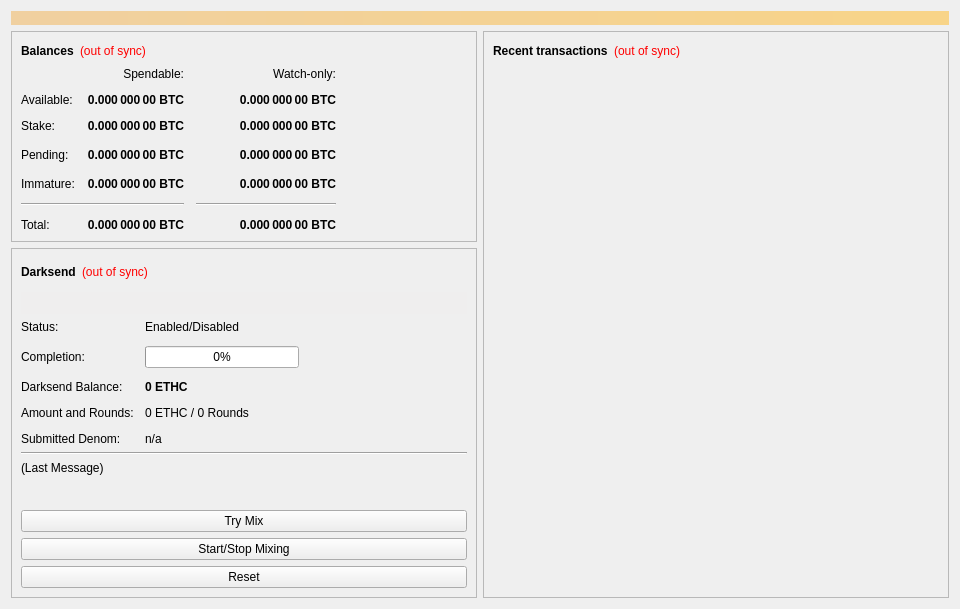
<?xml version="1.0" encoding="UTF-8"?>
<ui version="4.0">
 <class>OverviewPage</class>
 <widget class="QWidget" name="OverviewPage">
  <property name="geometry">
   <rect>
    <x>0</x>
    <y>0</y>
    <width>960</width>
    <height>594</height>
   </rect>
  </property>
  <property name="minimumSize">
   <size>
    <width>960</width>
    <height>0</height>
   </size>
  </property>
  <property name="windowTitle">
   <string>Form</string>
  </property>
  <layout class="QVBoxLayout" name="topLayout">
   <item>
    <widget class="QLabel" name="labelAlerts">
     <property name="visible">
      <bool>false</bool>
     </property>
     <property name="styleSheet">
      <string notr="true">background-color: qlineargradient(x1: 0, y1: 0, x2: 1, y2: 0, stop:0 #F0D0A0, stop:1 #F8D488); color:#000000;</string>
     </property>
     <property name="wordWrap">
      <bool>true</bool>
     </property>
     <property name="margin">
      <number>3</number>
     </property>
    </widget>
   </item>
   <item>
    <layout class="QHBoxLayout" name="horizontalLayout" stretch="1,1">
     <item>
      <layout class="QVBoxLayout" name="verticalLayout_2">
       <item>
        <widget class="QFrame" name="frame">
         <property name="frameShape">
          <enum>QFrame::StyledPanel</enum>
         </property>
         <property name="frameShadow">
          <enum>QFrame::Raised</enum>
         </property>
         <layout class="QVBoxLayout" name="verticalLayout_4">
          <item>
           <layout class="QHBoxLayout" name="horizontalLayout_4">
            <item>
             <widget class="QLabel" name="label_5">
              <property name="font">
               <font>
                <weight>75</weight>
                <bold>true</bold>
               </font>
              </property>
              <property name="text">
               <string>Balances</string>
              </property>
             </widget>
            </item>
            <item>
             <widget class="QLabel" name="labelWalletStatus">
              <property name="cursor">
               <cursorShape>WhatsThisCursor</cursorShape>
              </property>
              <property name="toolTip">
               <string>The displayed information may be out of date. Your wallet automatically synchronizes with the EthereumCash network after a connection is established, but this process has not completed yet.</string>
              </property>
              <property name="styleSheet">
               <string notr="true">QLabel { color: red; }</string>
              </property>
              <property name="text">
               <string notr="true">(out of sync)</string>
              </property>
              <property name="alignment">
               <set>Qt::AlignLeading|Qt::AlignLeft|Qt::AlignVCenter</set>
              </property>
             </widget>
            </item>
            <item>
             <spacer name="horizontalSpacer_3">
              <property name="orientation">
               <enum>Qt::Horizontal</enum>
              </property>
              <property name="sizeHint" stdset="0">
               <size>
                <width>40</width>
                <height>20</height>
               </size>
              </property>
             </spacer>
            </item>
           </layout>
          </item>
          <item>
           <layout class="QGridLayout" name="gridLayout">
            <property name="spacing">
             <number>12</number>
            </property>
            <item row="3" column="2">
             <widget class="QLabel" name="labelWatchPending">
              <property name="font">
               <font>
                <weight>75</weight>
                <bold>true</bold>
               </font>
              </property>
              <property name="cursor">
               <cursorShape>IBeamCursor</cursorShape>
              </property>
              <property name="toolTip">
               <string>Unconfirmed transactions to watch-only addresses</string>
              </property>
              <property name="text">
               <string notr="true">0.000 000 00 BTC</string>
              </property>
              <property name="alignment">
               <set>Qt::AlignRight|Qt::AlignTrailing|Qt::AlignVCenter</set>
              </property>
              <property name="textInteractionFlags">
               <set>Qt::LinksAccessibleByMouse|Qt::TextSelectableByKeyboard|Qt::TextSelectableByMouse</set>
              </property>
             </widget>
            </item>
            <item row="3" column="1">
             <widget class="QLabel" name="labelUnconfirmed">
              <property name="font">
               <font>
                <weight>75</weight>
                <bold>true</bold>
               </font>
              </property>
              <property name="cursor">
               <cursorShape>IBeamCursor</cursorShape>
              </property>
              <property name="toolTip">
               <string>Total of transactions that have yet to be confirmed, and do not yet count toward the spendable balance</string>
              </property>
              <property name="text">
               <string notr="true">0.000 000 00 BTC</string>
              </property>
              <property name="alignment">
               <set>Qt::AlignRight|Qt::AlignTrailing|Qt::AlignVCenter</set>
              </property>
              <property name="textInteractionFlags">
               <set>Qt::LinksAccessibleByMouse|Qt::TextSelectableByKeyboard|Qt::TextSelectableByMouse</set>
              </property>
             </widget>
            </item>
            <item row="4" column="2">
             <widget class="QLabel" name="labelWatchImmature">
              <property name="font">
               <font>
                <weight>75</weight>
                <bold>true</bold>
               </font>
              </property>
              <property name="cursor">
               <cursorShape>IBeamCursor</cursorShape>
              </property>
              <property name="toolTip">
               <string>Mined balance in watch-only addresses that has not yet matured</string>
              </property>
              <property name="text">
               <string notr="true">0.000 000 00 BTC</string>
              </property>
              <property name="alignment">
               <set>Qt::AlignRight|Qt::AlignTrailing|Qt::AlignVCenter</set>
              </property>
              <property name="textInteractionFlags">
               <set>Qt::LinksAccessibleByMouse|Qt::TextSelectableByKeyboard|Qt::TextSelectableByMouse</set>
              </property>
             </widget>
            </item>
            <item row="5" column="0" colspan="2">
             <widget class="Line" name="lineSpendableBalance">
              <property name="orientation">
               <enum>Qt::Horizontal</enum>
              </property>
             </widget>
            </item>
            <item row="5" column="2">
             <widget class="Line" name="lineWatchBalance">
              <property name="sizePolicy">
               <sizepolicy hsizetype="Preferred" vsizetype="Fixed">
                <horstretch>0</horstretch>
                <verstretch>0</verstretch>
               </sizepolicy>
              </property>
              <property name="minimumSize">
               <size>
                <width>140</width>
                <height>0</height>
               </size>
              </property>
              <property name="orientation">
               <enum>Qt::Horizontal</enum>
              </property>
             </widget>
            </item>
            <item row="6" column="0">
             <widget class="QLabel" name="labelTotalText">
              <property name="text">
               <string>Total:</string>
              </property>
             </widget>
            </item>
            <item row="4" column="1">
             <widget class="QLabel" name="labelImmature">
              <property name="font">
               <font>
                <weight>75</weight>
                <bold>true</bold>
               </font>
              </property>
              <property name="cursor">
               <cursorShape>IBeamCursor</cursorShape>
              </property>
              <property name="toolTip">
               <string>Mined balance that has not yet matured</string>
              </property>
              <property name="text">
               <string notr="true">0.000 000 00 BTC</string>
              </property>
              <property name="alignment">
               <set>Qt::AlignRight|Qt::AlignTrailing|Qt::AlignVCenter</set>
              </property>
              <property name="textInteractionFlags">
               <set>Qt::LinksAccessibleByMouse|Qt::TextSelectableByKeyboard|Qt::TextSelectableByMouse</set>
              </property>
             </widget>
            </item>
            <item row="3" column="3">
             <spacer name="horizontalSpacer_2">
              <property name="orientation">
               <enum>Qt::Horizontal</enum>
              </property>
              <property name="sizeHint" stdset="0">
               <size>
                <width>40</width>
                <height>20</height>
               </size>
              </property>
             </spacer>
            </item>
            <item row="4" column="0">
             <widget class="QLabel" name="labelImmatureText">
              <property name="text">
               <string>Immature:</string>
              </property>
             </widget>
            </item>
            <item row="6" column="1">
             <widget class="QLabel" name="labelTotal">
              <property name="font">
               <font>
                <weight>75</weight>
                <bold>true</bold>
               </font>
              </property>
              <property name="cursor">
               <cursorShape>IBeamCursor</cursorShape>
              </property>
              <property name="toolTip">
               <string>Your current total balance</string>
              </property>
              <property name="text">
               <string notr="true">0.000 000 00 BTC</string>
              </property>
              <property name="alignment">
               <set>Qt::AlignRight|Qt::AlignTrailing|Qt::AlignVCenter</set>
              </property>
              <property name="textInteractionFlags">
               <set>Qt::LinksAccessibleByMouse|Qt::TextSelectableByKeyboard|Qt::TextSelectableByMouse</set>
              </property>
             </widget>
            </item>
            <item row="6" column="2">
             <widget class="QLabel" name="labelWatchTotal">
              <property name="font">
               <font>
                <weight>75</weight>
                <bold>true</bold>
               </font>
              </property>
              <property name="cursor">
               <cursorShape>IBeamCursor</cursorShape>
              </property>
              <property name="toolTip">
               <string>Current total balance in watch-only addresses</string>
              </property>
              <property name="text">
               <string notr="true">0.000 000 00 BTC</string>
              </property>
              <property name="alignment">
               <set>Qt::AlignRight|Qt::AlignTrailing|Qt::AlignVCenter</set>
              </property>
              <property name="textInteractionFlags">
               <set>Qt::LinksAccessibleByMouse|Qt::TextSelectableByKeyboard|Qt::TextSelectableByMouse</set>
              </property>
             </widget>
            </item>
            <item row="0" column="2">
             <widget class="QLabel" name="labelWatchonly">
              <property name="text">
               <string>Watch-only:</string>
              </property>
              <property name="alignment">
               <set>Qt::AlignRight|Qt::AlignTrailing|Qt::AlignVCenter</set>
              </property>
             </widget>
            </item>
            <item row="1" column="0">
             <widget class="QLabel" name="labelBalanceText">
              <property name="text">
               <string>Available:</string>
              </property>
             </widget>
            </item>
            <item row="1" column="1">
             <widget class="QLabel" name="labelBalance">
              <property name="font">
               <font>
                <weight>75</weight>
                <bold>true</bold>
               </font>
              </property>
              <property name="cursor">
               <cursorShape>IBeamCursor</cursorShape>
              </property>
              <property name="toolTip">
               <string>Your current spendable balance</string>
              </property>
              <property name="text">
               <string notr="true">0.000 000 00 BTC</string>
              </property>
              <property name="alignment">
               <set>Qt::AlignRight|Qt::AlignTrailing|Qt::AlignVCenter</set>
              </property>
              <property name="textInteractionFlags">
               <set>Qt::LinksAccessibleByMouse|Qt::TextSelectableByKeyboard|Qt::TextSelectableByMouse</set>
              </property>
             </widget>
            </item>
            <item row="2" column="0">
             <widget class="QLabel" name="label_10">
              <property name="text">
               <string>Stake:</string>
              </property>
             </widget>
            </item>
            <item row="2" column="1">
             <widget class="QLabel" name="labelStake">
              <property name="font">
               <font>
                <weight>75</weight>
                <bold>true</bold>
               </font>
              </property>
              <property name="cursor">
               <cursorShape>IBeamCursor</cursorShape>
              </property>
              <property name="toolTip">
               <string>Total of coins that was staked, and do not yet count toward the current balance</string>
              </property>
              <property name="text">
               <string notr="true">0.000 000 00 BTC</string>
              </property>
              <property name="alignment">
               <set>Qt::AlignRight|Qt::AlignTrailing|Qt::AlignVCenter</set>
              </property>
              <property name="textInteractionFlags">
               <set>Qt::LinksAccessibleByMouse|Qt::TextSelectableByKeyboard|Qt::TextSelectableByMouse</set>
              </property>
             </widget>
            </item>
            <item row="2" column="2">
             <widget class="QLabel" name="labelWatchStake">
              <property name="font">
               <font>
                <weight>75</weight>
                <bold>true</bold>
               </font>
              </property>
              <property name="cursor">
               <cursorShape>IBeamCursor</cursorShape>
              </property>
              <property name="toolTip">
               <string>Total of coins that was staked in watch-only addresses, and do not yet count toward the current watch-only balance</string>
              </property>
              <property name="text">
               <string notr="true">0.000 000 00 BTC</string>
              </property>
              <property name="alignment">
               <set>Qt::AlignRight|Qt::AlignTrailing|Qt::AlignVCenter</set>
              </property>
              <property name="textInteractionFlags">
               <set>Qt::LinksAccessibleByMouse|Qt::TextSelectableByKeyboard|Qt::TextSelectableByMouse</set>
              </property>
             </widget>
            </item>
            <item row="1" column="2">
             <widget class="QLabel" name="labelWatchAvailable">
              <property name="font">
               <font>
                <weight>75</weight>
                <bold>true</bold>
               </font>
              </property>
              <property name="cursor">
               <cursorShape>IBeamCursor</cursorShape>
              </property>
              <property name="toolTip">
               <string>Your current balance in watch-only addresses</string>
              </property>
              <property name="text">
               <string notr="true">0.000 000 00 BTC</string>
              </property>
              <property name="alignment">
               <set>Qt::AlignRight|Qt::AlignTrailing|Qt::AlignVCenter</set>
              </property>
              <property name="textInteractionFlags">
               <set>Qt::LinksAccessibleByMouse|Qt::TextSelectableByKeyboard|Qt::TextSelectableByMouse</set>
              </property>
             </widget>
            </item>
            <item row="3" column="0">
             <widget class="QLabel" name="labelPendingText">
              <property name="text">
               <string>Pending:</string>
              </property>
             </widget>
            </item>
            <item row="0" column="1">
             <widget class="QLabel" name="labelSpendable">
              <property name="text">
               <string>Spendable:</string>
              </property>
              <property name="alignment">
               <set>Qt::AlignRight|Qt::AlignTrailing|Qt::AlignVCenter</set>
              </property>
             </widget>
            </item>
           </layout>
          </item>
         </layout>
        </widget>
       </item>
       <item>
        <widget class="QFrame" name="frameDarksend">
		<property name="visible">
          <bool>false</bool>
         </property>
         <property name="sizePolicy">
          <sizepolicy hsizetype="Expanding" vsizetype="Expanding">
           <horstretch>0</horstretch>
           <verstretch>0</verstretch>
          </sizepolicy>
         </property>
         <property name="minimumSize">
          <size>
           <width>0</width>
           <height>350</height>
          </size>
         </property>
         <property name="layoutDirection">
          <enum>Qt::LeftToRight</enum>
         </property>
         <property name="frameShape">
          <enum>QFrame::StyledPanel</enum>
         </property>
         <property name="frameShadow">
          <enum>QFrame::Raised</enum>
         </property>
         <layout class="QVBoxLayout" name="verticalLayout_5">
          <item>
           <layout class="QHBoxLayout" name="horizontalLayout_5">
            <item>
             <widget class="QLabel" name="label_2">
              <property name="font">
               <font>
                <weight>75</weight>
                <bold>true</bold>
               </font>
              </property>
              <property name="text">
               <string>Darksend</string>
              </property>
             </widget>
            </item>
            <item>
             <widget class="QLabel" name="labelDarksendSyncStatus">
              <property name="toolTip">
               <string>The displayed information may be out of date. Your wallet automatically synchronizes with the EthereumCash network after a connection is established, but this process has not completed yet.</string>
              </property>
              <property name="styleSheet">
               <string notr="true">QLabel { color: red; }</string>
              </property>
              <property name="text">
               <string notr="true">(out of sync)</string>
              </property>
              <property name="alignment">
               <set>Qt::AlignLeading|Qt::AlignLeft|Qt::AlignVCenter</set>
              </property>
             </widget>
            </item>
            <item>
             <spacer name="horizontalSpacer_4">
              <property name="orientation">
               <enum>Qt::Horizontal</enum>
              </property>
              <property name="sizeHint" stdset="0">
               <size>
                <width>40</width>
                <height>20</height>
               </size>
              </property>
             </spacer>
            </item>
           </layout>
          </item>
          <item>
           <widget class="QPushButton" name="runAutoDenom">
            <property name="palette">
             <palette>
              <active>
               <colorrole role="WindowText">
                <brush brushstyle="SolidPattern">
                 <color alpha="255">
                  <red>0</red>
                  <green>0</green>
                  <blue>0</blue>
                 </color>
                </brush>
               </colorrole>
               <colorrole role="Button">
                <brush brushstyle="SolidPattern">
                 <color alpha="255">
                  <red>239</red>
                  <green>238</green>
                  <blue>238</blue>
                 </color>
                </brush>
               </colorrole>
               <colorrole role="Light">
                <brush brushstyle="SolidPattern">
                 <color alpha="255">
                  <red>255</red>
                  <green>255</green>
                  <blue>255</blue>
                 </color>
                </brush>
               </colorrole>
               <colorrole role="Midlight">
                <brush brushstyle="SolidPattern">
                 <color alpha="255">
                  <red>247</red>
                  <green>246</green>
                  <blue>246</blue>
                 </color>
                </brush>
               </colorrole>
               <colorrole role="Dark">
                <brush brushstyle="SolidPattern">
                 <color alpha="255">
                  <red>119</red>
                  <green>119</green>
                  <blue>119</blue>
                 </color>
                </brush>
               </colorrole>
               <colorrole role="Mid">
                <brush brushstyle="SolidPattern">
                 <color alpha="255">
                  <red>159</red>
                  <green>159</green>
                  <blue>159</blue>
                 </color>
                </brush>
               </colorrole>
               <colorrole role="Text">
                <brush brushstyle="SolidPattern">
                 <color alpha="255">
                  <red>0</red>
                  <green>0</green>
                  <blue>0</blue>
                 </color>
                </brush>
               </colorrole>
               <colorrole role="BrightText">
                <brush brushstyle="SolidPattern">
                 <color alpha="255">
                  <red>255</red>
                  <green>255</green>
                  <blue>255</blue>
                 </color>
                </brush>
               </colorrole>
               <colorrole role="ButtonText">
                <brush brushstyle="SolidPattern">
                 <color alpha="255">
                  <red>0</red>
                  <green>0</green>
                  <blue>0</blue>
                 </color>
                </brush>
               </colorrole>
               <colorrole role="Base">
                <brush brushstyle="SolidPattern">
                 <color alpha="255">
                  <red>255</red>
                  <green>255</green>
                  <blue>255</blue>
                 </color>
                </brush>
               </colorrole>
               <colorrole role="Window">
                <brush brushstyle="SolidPattern">
                 <color alpha="255">
                  <red>239</red>
                  <green>238</green>
                  <blue>238</blue>
                 </color>
                </brush>
               </colorrole>
               <colorrole role="Shadow">
                <brush brushstyle="SolidPattern">
                 <color alpha="255">
                  <red>0</red>
                  <green>0</green>
                  <blue>0</blue>
                 </color>
                </brush>
               </colorrole>
               <colorrole role="AlternateBase">
                <brush brushstyle="SolidPattern">
                 <color alpha="255">
                  <red>247</red>
                  <green>246</green>
                  <blue>246</blue>
                 </color>
                </brush>
               </colorrole>
               <colorrole role="ToolTipBase">
                <brush brushstyle="SolidPattern">
                 <color alpha="255">
                  <red>255</red>
                  <green>255</green>
                  <blue>220</blue>
                 </color>
                </brush>
               </colorrole>
               <colorrole role="ToolTipText">
                <brush brushstyle="SolidPattern">
                 <color alpha="255">
                  <red>0</red>
                  <green>0</green>
                  <blue>0</blue>
                 </color>
                </brush>
               </colorrole>
              </active>
              <inactive>
               <colorrole role="WindowText">
                <brush brushstyle="SolidPattern">
                 <color alpha="255">
                  <red>0</red>
                  <green>0</green>
                  <blue>0</blue>
                 </color>
                </brush>
               </colorrole>
               <colorrole role="Button">
                <brush brushstyle="SolidPattern">
                 <color alpha="255">
                  <red>239</red>
                  <green>238</green>
                  <blue>238</blue>
                 </color>
                </brush>
               </colorrole>
               <colorrole role="Light">
                <brush brushstyle="SolidPattern">
                 <color alpha="255">
                  <red>255</red>
                  <green>255</green>
                  <blue>255</blue>
                 </color>
                </brush>
               </colorrole>
               <colorrole role="Midlight">
                <brush brushstyle="SolidPattern">
                 <color alpha="255">
                  <red>247</red>
                  <green>246</green>
                  <blue>246</blue>
                 </color>
                </brush>
               </colorrole>
               <colorrole role="Dark">
                <brush brushstyle="SolidPattern">
                 <color alpha="255">
                  <red>119</red>
                  <green>119</green>
                  <blue>119</blue>
                 </color>
                </brush>
               </colorrole>
               <colorrole role="Mid">
                <brush brushstyle="SolidPattern">
                 <color alpha="255">
                  <red>159</red>
                  <green>159</green>
                  <blue>159</blue>
                 </color>
                </brush>
               </colorrole>
               <colorrole role="Text">
                <brush brushstyle="SolidPattern">
                 <color alpha="255">
                  <red>0</red>
                  <green>0</green>
                  <blue>0</blue>
                 </color>
                </brush>
               </colorrole>
               <colorrole role="BrightText">
                <brush brushstyle="SolidPattern">
                 <color alpha="255">
                  <red>255</red>
                  <green>255</green>
                  <blue>255</blue>
                 </color>
                </brush>
               </colorrole>
               <colorrole role="ButtonText">
                <brush brushstyle="SolidPattern">
                 <color alpha="255">
                  <red>0</red>
                  <green>0</green>
                  <blue>0</blue>
                 </color>
                </brush>
               </colorrole>
               <colorrole role="Base">
                <brush brushstyle="SolidPattern">
                 <color alpha="255">
                  <red>255</red>
                  <green>255</green>
                  <blue>255</blue>
                 </color>
                </brush>
               </colorrole>
               <colorrole role="Window">
                <brush brushstyle="SolidPattern">
                 <color alpha="255">
                  <red>239</red>
                  <green>238</green>
                  <blue>238</blue>
                 </color>
                </brush>
               </colorrole>
               <colorrole role="Shadow">
                <brush brushstyle="SolidPattern">
                 <color alpha="255">
                  <red>0</red>
                  <green>0</green>
                  <blue>0</blue>
                 </color>
                </brush>
               </colorrole>
               <colorrole role="AlternateBase">
                <brush brushstyle="SolidPattern">
                 <color alpha="255">
                  <red>247</red>
                  <green>246</green>
                  <blue>246</blue>
                 </color>
                </brush>
               </colorrole>
               <colorrole role="ToolTipBase">
                <brush brushstyle="SolidPattern">
                 <color alpha="255">
                  <red>255</red>
                  <green>255</green>
                  <blue>220</blue>
                 </color>
                </brush>
               </colorrole>
               <colorrole role="ToolTipText">
                <brush brushstyle="SolidPattern">
                 <color alpha="255">
                  <red>0</red>
                  <green>0</green>
                  <blue>0</blue>
                 </color>
                </brush>
               </colorrole>
              </inactive>
              <disabled>
               <colorrole role="WindowText">
                <brush brushstyle="SolidPattern">
                 <color alpha="255">
                  <red>119</red>
                  <green>119</green>
                  <blue>119</blue>
                 </color>
                </brush>
               </colorrole>
               <colorrole role="Button">
                <brush brushstyle="SolidPattern">
                 <color alpha="255">
                  <red>239</red>
                  <green>238</green>
                  <blue>238</blue>
                 </color>
                </brush>
               </colorrole>
               <colorrole role="Light">
                <brush brushstyle="SolidPattern">
                 <color alpha="255">
                  <red>255</red>
                  <green>255</green>
                  <blue>255</blue>
                 </color>
                </brush>
               </colorrole>
               <colorrole role="Midlight">
                <brush brushstyle="SolidPattern">
                 <color alpha="255">
                  <red>247</red>
                  <green>246</green>
                  <blue>246</blue>
                 </color>
                </brush>
               </colorrole>
               <colorrole role="Dark">
                <brush brushstyle="SolidPattern">
                 <color alpha="255">
                  <red>119</red>
                  <green>119</green>
                  <blue>119</blue>
                 </color>
                </brush>
               </colorrole>
               <colorrole role="Mid">
                <brush brushstyle="SolidPattern">
                 <color alpha="255">
                  <red>159</red>
                  <green>159</green>
                  <blue>159</blue>
                 </color>
                </brush>
               </colorrole>
               <colorrole role="Text">
                <brush brushstyle="SolidPattern">
                 <color alpha="255">
                  <red>119</red>
                  <green>119</green>
                  <blue>119</blue>
                 </color>
                </brush>
               </colorrole>
               <colorrole role="BrightText">
                <brush brushstyle="SolidPattern">
                 <color alpha="255">
                  <red>255</red>
                  <green>255</green>
                  <blue>255</blue>
                 </color>
                </brush>
               </colorrole>
               <colorrole role="ButtonText">
                <brush brushstyle="SolidPattern">
                 <color alpha="255">
                  <red>119</red>
                  <green>119</green>
                  <blue>119</blue>
                 </color>
                </brush>
               </colorrole>
               <colorrole role="Base">
                <brush brushstyle="SolidPattern">
                 <color alpha="255">
                  <red>239</red>
                  <green>238</green>
                  <blue>238</blue>
                 </color>
                </brush>
               </colorrole>
               <colorrole role="Window">
                <brush brushstyle="SolidPattern">
                 <color alpha="255">
                  <red>239</red>
                  <green>238</green>
                  <blue>238</blue>
                 </color>
                </brush>
               </colorrole>
               <colorrole role="Shadow">
                <brush brushstyle="SolidPattern">
                 <color alpha="255">
                  <red>0</red>
                  <green>0</green>
                  <blue>0</blue>
                 </color>
                </brush>
               </colorrole>
               <colorrole role="AlternateBase">
                <brush brushstyle="SolidPattern">
                 <color alpha="255">
                  <red>239</red>
                  <green>238</green>
                  <blue>238</blue>
                 </color>
                </brush>
               </colorrole>
               <colorrole role="ToolTipBase">
                <brush brushstyle="SolidPattern">
                 <color alpha="255">
                  <red>255</red>
                  <green>255</green>
                  <blue>220</blue>
                 </color>
                </brush>
               </colorrole>
               <colorrole role="ToolTipText">
                <brush brushstyle="SolidPattern">
                 <color alpha="255">
                  <red>0</red>
                  <green>0</green>
                  <blue>0</blue>
                 </color>
                </brush>
               </colorrole>
              </disabled>
             </palette>
            </property>
            <property name="focusPolicy">
             <enum>Qt::NoFocus</enum>
            </property>
            <property name="autoFillBackground">
             <bool>true</bool>
            </property>
            <property name="text">
             <string/>
            </property>
            <property name="flat">
             <bool>true</bool>
            </property>
           </widget>
          </item>
          <item>
           <layout class="QFormLayout" name="formLayout">
            <property name="fieldGrowthPolicy">
             <enum>QFormLayout::AllNonFixedFieldsGrow</enum>
            </property>
            <property name="horizontalSpacing">
             <number>11</number>
            </property>
            <property name="verticalSpacing">
             <number>12</number>
            </property>
            <item row="0" column="0">
             <widget class="QLabel" name="label_6">
              <property name="text">
               <string>Status:</string>
              </property>
             </widget>
            </item>
            <item row="1" column="0">
             <widget class="QLabel" name="label_7">
              <property name="text">
               <string>Completion:</string>
              </property>
             </widget>
            </item>
            <item row="1" column="1">
             <widget class="QProgressBar" name="darksendProgress">
              <property name="maximumSize">
               <size>
                <width>154</width>
                <height>16777215</height>
               </size>
              </property>
              <property name="value">
               <number>0</number>
              </property>
             </widget>
            </item>
            <item row="3" column="0">
             <widget class="QLabel" name="labelAnonymizedText">
              <property name="text">
               <string>Darksend Balance:</string>
              </property>
             </widget>
            </item>
            <item row="3" column="1">
             <widget class="QLabel" name="labelAnonymized">
              <property name="font">
               <font>
                <weight>75</weight>
                <bold>true</bold>
               </font>
              </property>
              <property name="text">
               <string notr="true">0 ETHC</string>
              </property>
             </widget>
            </item>
            <item row="4" column="0">
             <widget class="QLabel" name="label_8">
              <property name="text">
               <string>Amount and Rounds:</string>
              </property>
             </widget>
            </item>
            <item row="4" column="1">
             <widget class="QLabel" name="labelAmountRounds">
              <property name="text">
               <string>0 ETHC / 0 Rounds</string>
              </property>
             </widget>
            </item>
            <item row="5" column="0">
             <widget class="QLabel" name="label_9">
              <property name="text">
               <string>Submitted Denom:</string>
              </property>
             </widget>
            </item>
            <item row="5" column="1">
             <widget class="QLabel" name="labelSubmittedDenom">
              <property name="toolTip">
               <string>The denominations you submitted to the Masternode.&lt;br&gt;To mix, other users must submit the exact same denominations.</string>
              </property>
              <property name="text">
               <string>n/a</string>
              </property>
             </widget>
            </item>
            <item row="0" column="1">
             <widget class="QLabel" name="darksendEnabled">
              <property name="text">
               <string>Enabled/Disabled</string>
              </property>
             </widget>
            </item>
           </layout>
          </item>
          <item>
           <widget class="Line" name="lineLastMessage">
            <property name="orientation">
             <enum>Qt::Horizontal</enum>
            </property>
           </widget>
          </item>
          <item>
           <widget class="QLabel" name="darksendStatus">
            <property name="minimumSize">
             <size>
              <width>288</width>
              <height>43</height>
             </size>
            </property>
            <property name="text">
             <string>(Last Message)</string>
            </property>
            <property name="alignment">
             <set>Qt::AlignLeading|Qt::AlignLeft|Qt::AlignTop</set>
            </property>
            <property name="wordWrap">
             <bool>true</bool>
            </property>
           </widget>
          </item>
          <item>
           <widget class="QPushButton" name="darksendAuto">
            <property name="sizePolicy">
             <sizepolicy hsizetype="MinimumExpanding" vsizetype="Fixed">
              <horstretch>0</horstretch>
              <verstretch>0</verstretch>
             </sizepolicy>
            </property>
            <property name="toolTip">
             <string>Try to manually submit a Darksend request.</string>
            </property>
            <property name="text">
             <string>Try Mix</string>
            </property>
           </widget>
          </item>
          <item>
           <widget class="QPushButton" name="toggleDarksend">
            <property name="sizePolicy">
             <sizepolicy hsizetype="MinimumExpanding" vsizetype="Fixed">
              <horstretch>0</horstretch>
              <verstretch>0</verstretch>
             </sizepolicy>
            </property>
            <property name="text">
             <string>Start/Stop Mixing</string>
            </property>
           </widget>
          </item>
          <item>
           <widget class="QPushButton" name="darksendReset">
            <property name="sizePolicy">
             <sizepolicy hsizetype="MinimumExpanding" vsizetype="Fixed">
              <horstretch>0</horstretch>
              <verstretch>0</verstretch>
             </sizepolicy>
            </property>
            <property name="toolTip">
             <string>Reset the current status of Darksend (can interrupt Darksend if it's in the process of Mixing, which can cost you money!)</string>
            </property>
            <property name="autoFillBackground">
             <bool>false</bool>
            </property>
            <property name="text">
             <string>Reset</string>
            </property>
           </widget>
          </item>
         </layout>
        </widget>
       </item>
       <item>
        <spacer name="verticalSpacer">
         <property name="orientation">
          <enum>Qt::Vertical</enum>
         </property>
         <property name="sizeHint" stdset="0">
          <size>
           <width>20</width>
           <height>40</height>
          </size>
         </property>
        </spacer>
       </item>
      </layout>
     </item>
     <item>
      <layout class="QVBoxLayout" name="verticalLayout_3">
       <item>
        <widget class="QFrame" name="frame_2">
         <property name="frameShape">
          <enum>QFrame::StyledPanel</enum>
         </property>
         <property name="frameShadow">
          <enum>QFrame::Raised</enum>
         </property>
         <layout class="QVBoxLayout" name="verticalLayout">
          <item>
           <layout class="QHBoxLayout" name="horizontalLayout_2">
            <item>
             <widget class="QLabel" name="label_4">
              <property name="font">
               <font>
                <weight>75</weight>
                <bold>true</bold>
               </font>
              </property>
              <property name="text">
               <string>Recent transactions</string>
              </property>
             </widget>
            </item>
            <item>
             <widget class="QLabel" name="labelTransactionsStatus">
              <property name="cursor">
               <cursorShape>WhatsThisCursor</cursorShape>
              </property>
              <property name="toolTip">
               <string>The displayed information may be out of date. Your wallet automatically synchronizes with the EthereumCash network after a connection is established, but this process has not completed yet.</string>
              </property>
              <property name="styleSheet">
               <string notr="true">QLabel { color: red; }</string>
              </property>
              <property name="text">
               <string notr="true">(out of sync)</string>
              </property>
              <property name="alignment">
               <set>Qt::AlignRight|Qt::AlignTrailing|Qt::AlignVCenter</set>
              </property>
             </widget>
            </item>
            <item>
             <spacer name="horizontalSpacer">
              <property name="orientation">
               <enum>Qt::Horizontal</enum>
              </property>
              <property name="sizeHint" stdset="0">
               <size>
                <width>40</width>
                <height>20</height>
               </size>
              </property>
             </spacer>
            </item>
           </layout>
          </item>
          <item>
           <widget class="QListView" name="listTransactions">
            <property name="styleSheet">
             <string notr="true">QListView { background: transparent; }</string>
            </property>
            <property name="frameShape">
             <enum>QFrame::NoFrame</enum>
            </property>
            <property name="verticalScrollBarPolicy">
             <enum>Qt::ScrollBarAlwaysOff</enum>
            </property>
            <property name="horizontalScrollBarPolicy">
             <enum>Qt::ScrollBarAlwaysOff</enum>
            </property>
            <property name="selectionMode">
             <enum>QAbstractItemView::NoSelection</enum>
            </property>
           </widget>
          </item>
         </layout>
        </widget>
       </item>
      </layout>
     </item>
    </layout>
   </item>
  </layout>
 </widget>
 <resources/>
 <connections/>
</ui>
